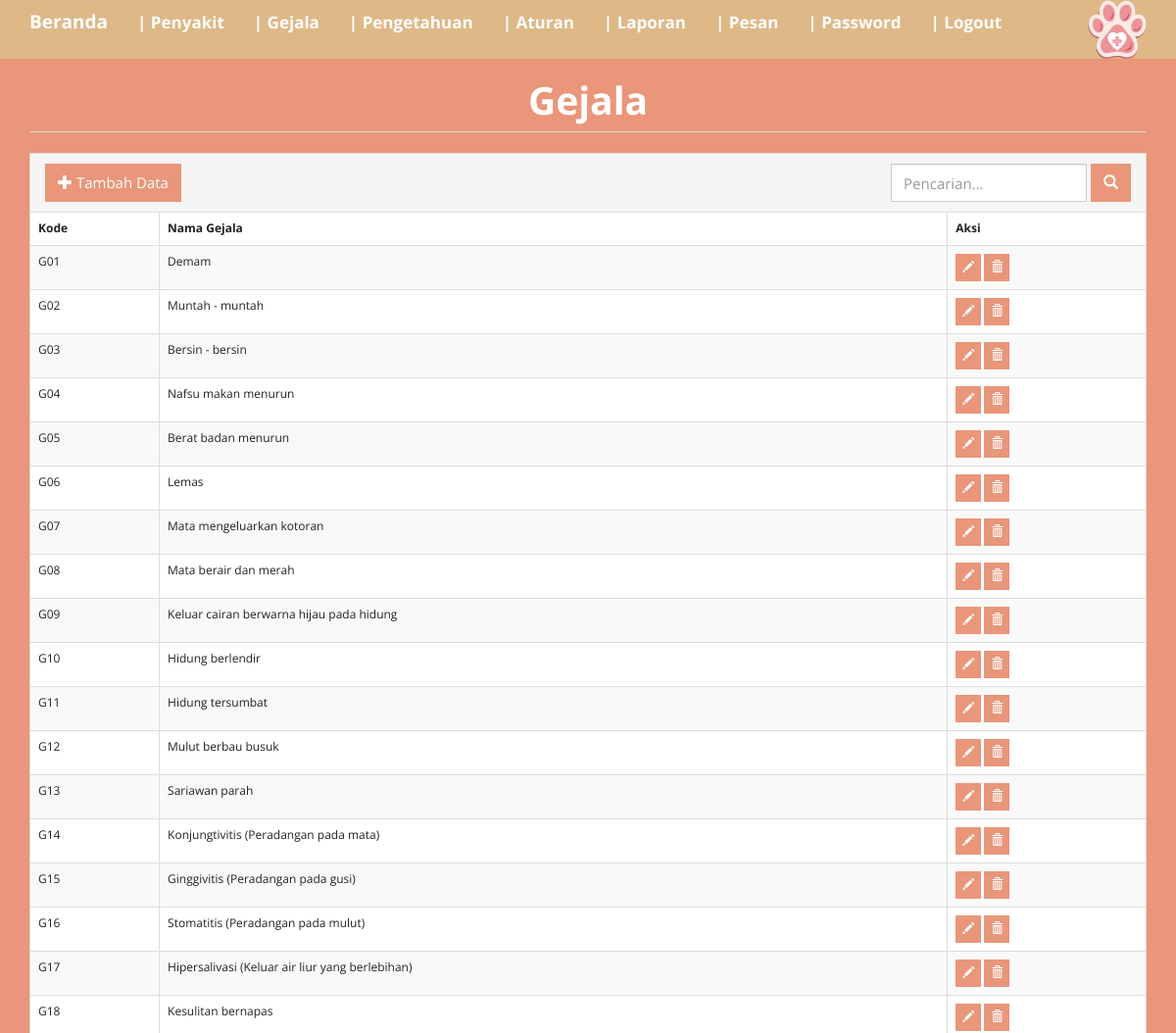
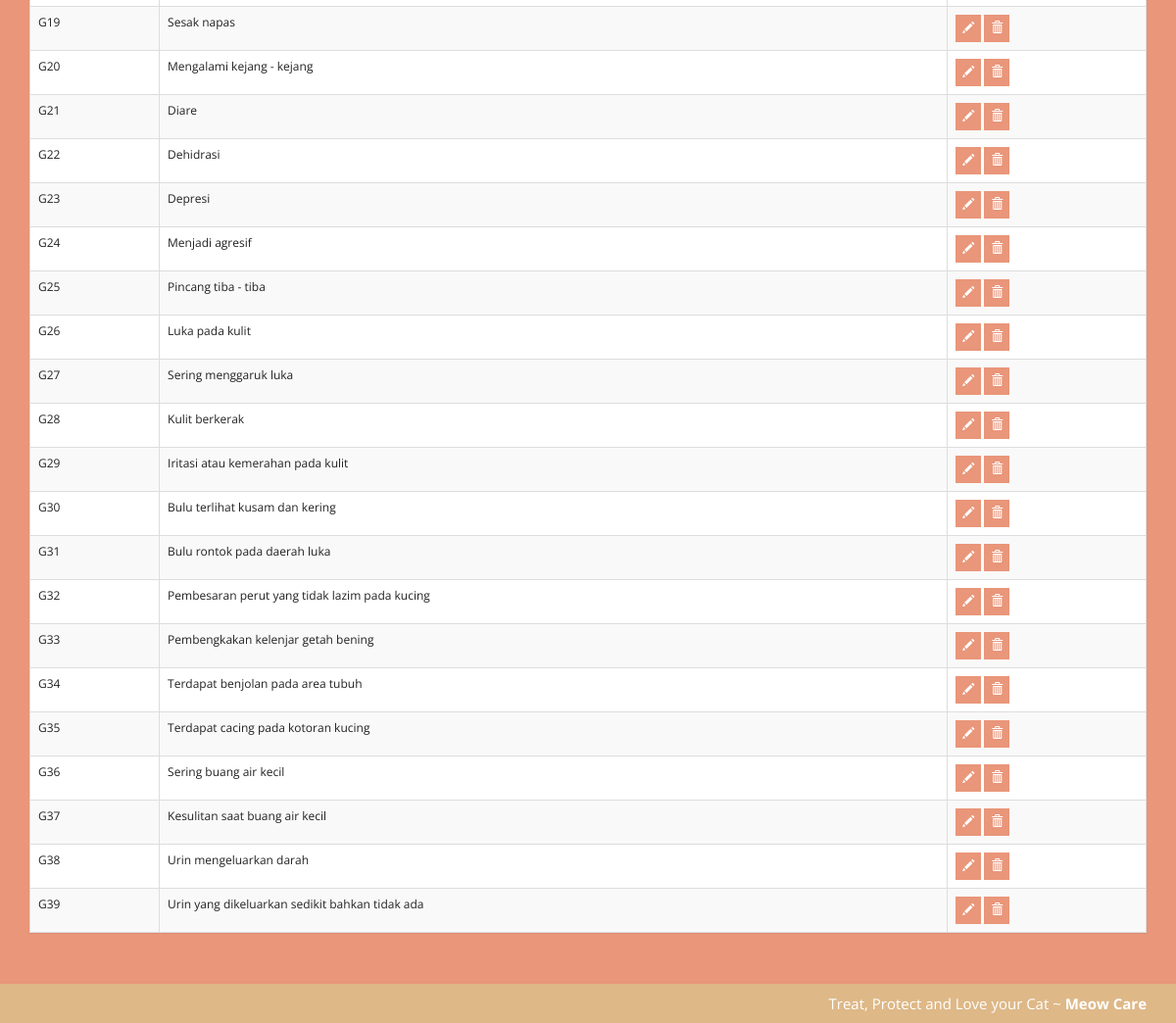
Screenshot of /index.php?m=gejala (signed in) with the database file from the repository (2 pictures, top to bottom).
### tables this page shows
CREATE TABLE `tb_gejala` (
  `kode_gejala` varchar(16) NOT NULL,
  `nama_gejala` varchar(255) DEFAULT NULL
);

### functions.php (called while the page is built, shortened)
<?php
$config["server"]='localhost';
$config["username"]='root';
$config["password"]='';
$config["database_name"]='meowcare';
include'includes/db.php';
$db = new DB($config['server'], $config['username'], $config['password'], $config['database_name']);
include'includes/general.php';

### includes/general.php (called while the page is built, shortened)
<?php
function esc_field($str){
    if (@!get_magic_quotes_gpc())
        return addslashes($str);
    else
        return $str;
}

### includes/db.php (called while the page is built, shortened)
<?php
class DB{
    var $conn = null;
    public function __construct($host, $username, $passwd, $dbname){
        $this->conn = mysqli_connect($host, $username, $passwd, $dbname);
    }
    public function query($sql){
        $query = mysqli_query($this->conn, $sql) or die('<pre>Error mysqli_query: ' . mysqli_error($this->conn) . '<br />' . $sql . '</pre>');
        return $query;
    }
    public function get_results($sql){
        $query = $this->query($sql);
        $arr = array();
        while($row = mysqli_fetch_object($query)){
            $arr[] = $row;
        }
        return $arr;
    }
}

### gejala.php (the view, shortened to what this page needs)
<body class="latar">
<div class="page-header">
    <h1 style="color: #fff;" align="center"><b>Gejala</b></h1>
</div>
<div class="panel panel-default">
    <div class="panel-heading" align="right">
        <form class="form-inline">
            <div class="form-group">
                <input class="form-control" type="text" placeholder="Pencarian..." name="q" value="<?=@$_GET['q']?>" />
            </div>
            <div class="form-group">
                <button class="btn tambah"><span class="glyphicon glyphicon-search"></span></button>
            </div>
            <span class="pull-left">
            <div class="form-group">
                <a class="btn tambah" href="?m=gejala_tambah"><span class="glyphicon glyphicon-plus"></span> Tambah Data</a>
            </div></span>
        </form>
    </div>
    <div class="table-responsive">
        <table class="table table-bordered table-hover table-striped">
            <thead><tr>
                <th>Kode</th>
                <th>Nama Gejala</th>
                <th>Aksi</th>
            </tr></thead>
            <?php
            $q = esc_field(@$_GET['q']);
            $rows = $db->get_results("SELECT * FROM tb_gejala
            WHERE kode_gejala LIKE '%$q%' OR nama_gejala LIKE '%$q%'
            ORDER BY kode_gejala");
            foreach($rows as $row):?>
            <tr>
                <td><?=$row->kode_gejala ?></td>
                <td><?=$row->nama_gejala?></td>
                <td class="nw">
                    <a class="btn btn-xs edit" href="?m=gejala_ubah&ID=<?=$row->kode_gejala?>"><span class="glyphicon glyphicon-pencil"></span></a>
                    <a class="btn btn-xs edit" href="aksi.php?act=gejala_hapus&ID=<?=$row->kode_gejala?>" onclick="return confirm('Hapus data?')"><span class="glyphicon glyphicon-trash"></span></a>
                </td>
            </tr>
            <?php endforeach;?>
        </table>
    </div>
</div>
</body>

### assets/css/general.css (style rules this page uses)
html { position: relative; min-height: 100%; }
body { margin-bottom: 70px; }
.nw { white-space: nowrap; }
.page-header { margin-top: 0; padding-bottom: 0; }
.page-header h1 { margin-top: 0; }

### index.php (style rules this page uses)
.tambah { background-color: #E9967A; color: #fff; }
.edit { background-color: #E9967A; color: #fff; }
.latar { background-color: #E9967A; }
.tambah { background-color: #E9967A; }
.edit { background-color: #E9967A; }

### rows the page displays
tb_gejala: kode_gejala "G01", nama_gejala "Demam"
tb_gejala: kode_gejala "G02", nama_gejala "Muntah - muntah"
tb_gejala: kode_gejala "G03", nama_gejala "Bersin - bersin"
tb_gejala: kode_gejala "G04", nama_gejala "Nafsu makan menurun"
tb_gejala: kode_gejala "G05", nama_gejala "Berat badan menurun"
tb_gejala: kode_gejala "G06", nama_gejala "Lemas"
tb_gejala: kode_gejala "G07", nama_gejala "Mata mengeluarkan kotoran"
tb_gejala: kode_gejala "G08", nama_gejala "Mata berair dan merah"
tb_gejala: kode_gejala "G09", nama_gejala "Keluar cairan berwarna hijau pada hidung"
tb_gejala: kode_gejala "G10", nama_gejala "Hidung berlendir"
tb_gejala: kode_gejala "G11", nama_gejala "Hidung tersumbat"
tb_gejala: kode_gejala "G12", nama_gejala "Mulut berbau busuk"
tb_gejala: kode_gejala "G13", nama_gejala "Sariawan parah"
tb_gejala: kode_gejala "G14", nama_gejala "Konjungtivitis (Peradangan pada mata)"
tb_gejala: kode_gejala "G15", nama_gejala "Ginggivitis (Peradangan pada gusi)"
tb_gejala: kode_gejala "G16", nama_gejala "Stomatitis (Peradangan pada mulut)"
tb_gejala: kode_gejala "G17", nama_gejala "Hipersalivasi (Keluar air liur yang berlebihan)"
tb_gejala: kode_gejala "G18", nama_gejala "Kesulitan bernapas"
tb_gejala: kode_gejala "G19", nama_gejala "Sesak napas"
tb_gejala: kode_gejala "G20", nama_gejala "Mengalami kejang - kejang"
tb_gejala: kode_gejala "G21", nama_gejala "Diare"
tb_gejala: kode_gejala "G22", nama_gejala "Dehidrasi"
tb_gejala: kode_gejala "G23", nama_gejala "Depresi"
tb_gejala: kode_gejala "G24", nama_gejala "Menjadi agresif"
tb_gejala: kode_gejala "G25", nama_gejala "Pincang tiba - tiba"
tb_gejala: kode_gejala "G26", nama_gejala "Luka pada kulit"
tb_gejala: kode_gejala "G27", nama_gejala "Sering menggaruk luka"
tb_gejala: kode_gejala "G28", nama_gejala "Kulit berkerak"
tb_gejala: kode_gejala "G29", nama_gejala "Iritasi atau kemerahan pada kulit"
tb_gejala: kode_gejala "G30", nama_gejala "Bulu terlihat kusam dan kering"
tb_gejala: kode_gejala "G31", nama_gejala "Bulu rontok pada daerah luka"
tb_gejala: kode_gejala "G32", nama_gejala "Pembesaran perut yang tidak lazim pada kucing"
tb_gejala: kode_gejala "G33", nama_gejala "Pembengkakan kelenjar getah bening"
tb_gejala: kode_gejala "G34", nama_gejala "Terdapat benjolan pada area tubuh"
tb_gejala: kode_gejala "G35", nama_gejala "Terdapat cacing pada kotoran kucing"
tb_gejala: kode_gejala "G36", nama_gejala "Sering buang air kecil"
tb_gejala: kode_gejala "G37", nama_gejala "Kesulitan saat buang air kecil"
tb_gejala: kode_gejala "G38", nama_gejala "Urin mengeluarkan darah"
tb_gejala: kode_gejala "G39", nama_gejala "Urin yang dikeluarkan sedikit bahkan tidak ada"
